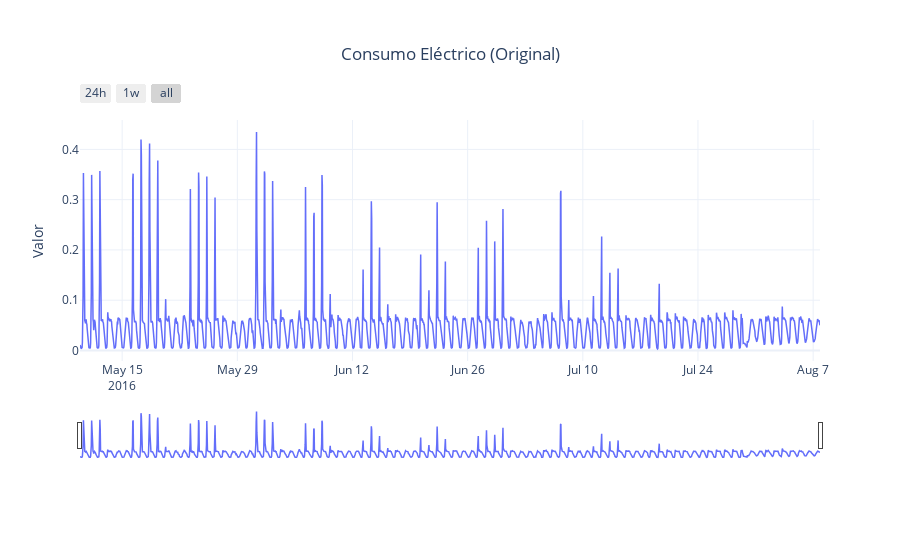

Notebook code cell kept with this figure:
### Code cell
# Cargar Dataset Electricity
dataset = get_dataset("traffic")
series_entry = next(iter(dataset.train)) # Tomamos la primera serie (índice 0)

# Recortamos a los últimos 4000 datos para agilizar el análisis visual
# y evitar saturar R
LIMIT = 2160
values = series_entry['target'][-LIMIT:]
start_date = pd.Timestamp(series_entry['start'].to_timestamp())
freq = series_entry['start'].freq

# Crear índice de fechas
timestamps = pd.date_range(
    end=start_date + pd.Timedelta(hours=len(series_entry['target'])), 
    periods=len(series_entry['target']), 
    freq=freq
)[-LIMIT:]

df = pd.DataFrame({'Date': timestamps, 'Consumo': values}) # Usamos 'Consumo' para mantener consistencia con el dataset
df.set_index('Date', inplace=True)

print(f"Dimensiones: {df.shape}")
display(df.head())

plot_('Consumo Eléctrico (Original)', (df.index, df["Consumo"], "Consumo"))

### Figure 1 — Plotly figure (JSON) as saved in the notebook; plotly's stock layout.template omitted (floating-point values rounded to 4 significant figures; data arrays with more than 128 entries replaced by an {"elided": "..."} marker saying what was removed)
{"data": [{"line": {"width": 1.5}, "mode": "lines", "name": "Consumo", "type": "scatter", "x": {"elided": "2160 str values"}, "y": {"elided": "2160 float values"}}], "layout": {"legend": {"orientation": "h", "x": 0.5, "xanchor": "center", "y": -0.3, "yanchor": "top"}, "margin": {"b": 100, "t": 120}, "title": {"text": "Consumo Eléctrico (Original)", "x": 0.5, "xanchor": "center"}, "xaxis": {"rangeselector": {"buttons": [{"count": 24, "label": "24h", "step": "hour", "stepmode": "backward"}, {"count": 7, "label": "1w", "step": "day", "stepmode": "backward"}, {"step": "all"}], "x": 0, "y": 1.05}, "rangeslider": {"visible": true}, "type": "date"}, "yaxis": {"autorange": true, "title": {"text": "Valor"}}}}
